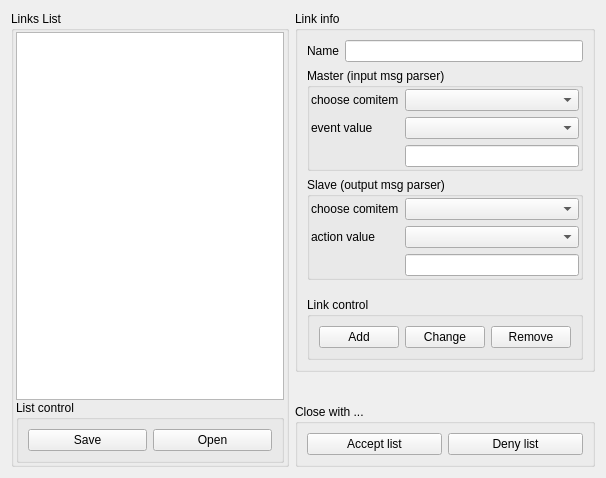
<?xml version="1.0" encoding="UTF-8"?>
<ui version="4.0">
 <class>FormComControl</class>
 <widget class="QWidget" name="FormComControl">
  <property name="geometry">
   <rect>
    <x>0</x>
    <y>0</y>
    <width>606</width>
    <height>478</height>
   </rect>
  </property>
  <property name="windowTitle">
   <string>Form</string>
  </property>
  <layout class="QGridLayout" name="gridLayout">
   <item row="3" column="1">
    <widget class="QGroupBox" name="groupBox">
     <property name="title">
      <string>Close with ...</string>
     </property>
     <layout class="QHBoxLayout" name="horizontalLayout">
      <item>
       <widget class="QPushButton" name="pushButton_accept">
        <property name="text">
         <string>Accept list</string>
        </property>
       </widget>
      </item>
      <item>
       <widget class="QPushButton" name="pushButton_deny">
        <property name="text">
         <string>Deny list</string>
        </property>
       </widget>
      </item>
     </layout>
    </widget>
   </item>
   <item row="0" column="1" rowspan="2">
    <widget class="QGroupBox" name="groupBox_link_info">
     <property name="title">
      <string>Link info</string>
     </property>
     <layout class="QGridLayout" name="gridLayout_2" rowstretch="0,0,0,0,0,0,0">
      <item row="3" column="0" colspan="2">
       <widget class="QGroupBox" name="groupBox_slave">
        <property name="title">
         <string>Slave (output msg parser)</string>
        </property>
        <layout class="QGridLayout" name="gridLayout_4">
         <property name="leftMargin">
          <number>1</number>
         </property>
         <property name="topMargin">
          <number>1</number>
         </property>
         <property name="rightMargin">
          <number>1</number>
         </property>
         <property name="bottomMargin">
          <number>1</number>
         </property>
         <item row="2" column="1">
          <widget class="QComboBox" name="comboBox_slave_format"/>
         </item>
         <item row="2" column="0">
          <widget class="QLabel" name="label_7">
           <property name="text">
            <string>action value</string>
           </property>
          </widget>
         </item>
         <item row="0" column="1">
          <widget class="QComboBox" name="comboBox_slave_comitem"/>
         </item>
         <item row="0" column="0">
          <widget class="QLabel" name="label">
           <property name="text">
            <string>choose comitem</string>
           </property>
          </widget>
         </item>
         <item row="3" column="1">
          <widget class="QLineEdit" name="lineEdit_slave_value"/>
         </item>
        </layout>
       </widget>
      </item>
      <item row="0" column="0">
       <widget class="QLabel" name="label_link_name_text">
        <property name="text">
         <string>Name</string>
        </property>
       </widget>
      </item>
      <item row="2" column="0" colspan="2">
       <widget class="QGroupBox" name="groupBox_master">
        <property name="title">
         <string>Master (input msg parser)</string>
        </property>
        <layout class="QGridLayout" name="gridLayout_3">
         <property name="leftMargin">
          <number>1</number>
         </property>
         <property name="topMargin">
          <number>1</number>
         </property>
         <property name="rightMargin">
          <number>1</number>
         </property>
         <property name="bottomMargin">
          <number>1</number>
         </property>
         <item row="0" column="2">
          <widget class="QComboBox" name="comboBox_master_comitem"/>
         </item>
         <item row="0" column="0">
          <widget class="QLabel" name="label_2">
           <property name="text">
            <string>choose comitem</string>
           </property>
          </widget>
         </item>
         <item row="1" column="0">
          <widget class="QLabel" name="label_5">
           <property name="text">
            <string>event value</string>
           </property>
          </widget>
         </item>
         <item row="2" column="2">
          <widget class="QLineEdit" name="lineEdit_master_value"/>
         </item>
         <item row="1" column="2">
          <widget class="QComboBox" name="comboBox_master_format"/>
         </item>
        </layout>
       </widget>
      </item>
      <item row="0" column="1">
       <widget class="QLineEdit" name="lineEdit_link_info_name"/>
      </item>
      <item row="5" column="0" colspan="2">
       <widget class="QGroupBox" name="groupBox_link_control">
        <property name="title">
         <string>Link control</string>
        </property>
        <layout class="QHBoxLayout" name="horizontalLayout_3">
         <item>
          <widget class="QPushButton" name="pushButton_link_add">
           <property name="text">
            <string>Add</string>
           </property>
          </widget>
         </item>
         <item>
          <widget class="QPushButton" name="pushButton_link_change">
           <property name="text">
            <string>Change</string>
           </property>
          </widget>
         </item>
         <item>
          <widget class="QPushButton" name="pushButton_link_remove">
           <property name="text">
            <string>Remove</string>
           </property>
          </widget>
         </item>
        </layout>
       </widget>
      </item>
      <item row="4" column="0">
       <spacer name="verticalSpacer_2">
        <property name="orientation">
         <enum>Qt::Vertical</enum>
        </property>
        <property name="sizeHint" stdset="0">
         <size>
          <width>20</width>
          <height>40</height>
         </size>
        </property>
       </spacer>
      </item>
     </layout>
    </widget>
   </item>
   <item row="2" column="1">
    <spacer name="verticalSpacer">
     <property name="orientation">
      <enum>Qt::Vertical</enum>
     </property>
     <property name="sizeHint" stdset="0">
      <size>
       <width>20</width>
       <height>40</height>
      </size>
     </property>
    </spacer>
   </item>
   <item row="0" column="0" rowspan="4">
    <widget class="QGroupBox" name="groupBox_link_list">
     <property name="title">
      <string>Links List</string>
     </property>
     <layout class="QVBoxLayout" name="verticalLayout">
      <property name="spacing">
       <number>0</number>
      </property>
      <property name="leftMargin">
       <number>2</number>
      </property>
      <property name="topMargin">
       <number>1</number>
      </property>
      <property name="rightMargin">
       <number>2</number>
      </property>
      <property name="bottomMargin">
       <number>1</number>
      </property>
      <item>
       <widget class="QListWidget" name="listWidget_robot_list"/>
      </item>
      <item>
       <widget class="QGroupBox" name="groupBox_2">
        <property name="title">
         <string>List control</string>
        </property>
        <layout class="QHBoxLayout" name="horizontalLayout_2">
         <item>
          <widget class="QPushButton" name="pushButton_save">
           <property name="text">
            <string>Save</string>
           </property>
          </widget>
         </item>
         <item>
          <widget class="QPushButton" name="pushButton_open">
           <property name="text">
            <string>Open</string>
           </property>
          </widget>
         </item>
        </layout>
       </widget>
      </item>
     </layout>
    </widget>
   </item>
  </layout>
 </widget>
 <resources/>
 <connections/>
</ui>
